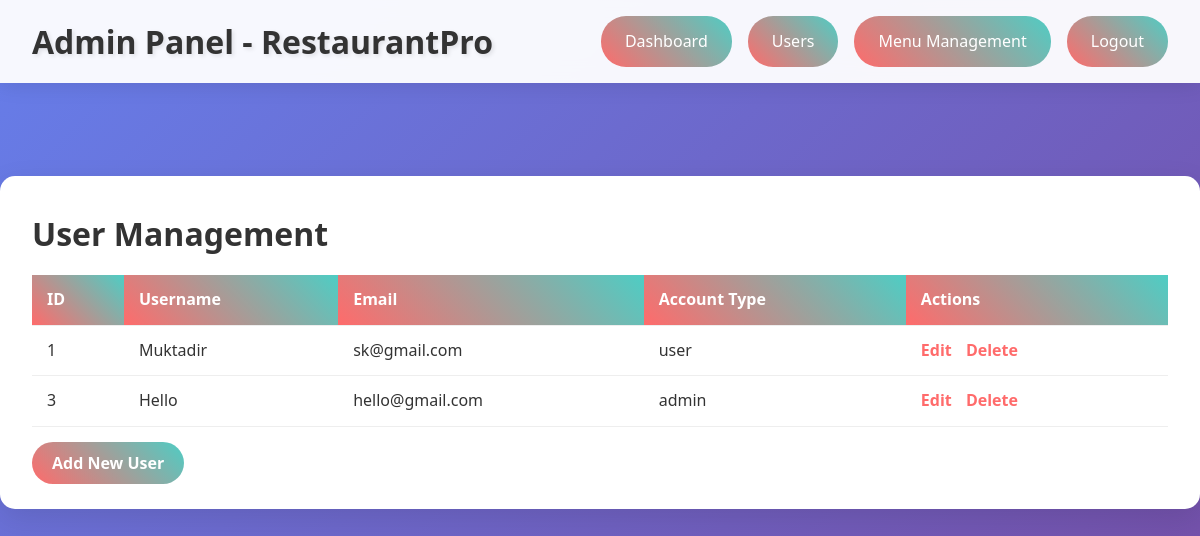
Page /View/userlist.php (signed in) on the committed database.
### tables this page shows
CREATE TABLE `users` (
  `id` int(100) NOT NULL,
  `username` varchar(50) NOT NULL,
  `email` varchar(50) NOT NULL,
  `password` varchar(255) NOT NULL,
  `account_type` enum('user','admin') NOT NULL,
  `question` varchar(200) NOT NULL,
  `answer` varchar(100) NOT NULL,
  `balance` int(11) DEFAULT 0,
  `accepted_terms` tinyint(1) NOT NULL DEFAULT 0
);

### Model/userModel.php (called while the page is built, shortened)
<?php
    function getAllUser(){
        $con = getConnection();
        $sql = "select * from users";
        $result = mysqli_query($con, $sql);
        $users = [];
        while($row = mysqli_fetch_assoc($result)){
            array_push($users, $row);
        }
        return $users;
    }
?>

### View/userlist.php (the view, shortened to what this page needs)
<?php
require_once('../model/userModel.php');
$users = getAllUser();
?>
<!DOCTYPE html>
<html lang="en">
<head>
<link rel="stylesheet" href="../asset/css/landingpage.css" />
</head>
<body>
<header>
  <div class="header-content">
    <div class="logo">Admin Panel - RestaurantPro</div>
    <div class="nav-buttons">
      <a href="home.php" class="nav-btn">Dashboard</a>
      <a href="userlist.php" class="nav-btn">Users</a>
      <a href="menu_management.php" class="nav-btn">Menu Management</a>
      <a href="../controller/logout.php" class="nav-btn">Logout</a>
    </div>
  </div>
</header>
<div class="topbar-spacer"></div>
<main>
  <h1>User Management</h1>
  <table>
    <thead>
      <tr>
        <th>ID</th><th>Username</th><th>Email</th><th>Account Type</th><th>Actions</th>
      </tr>
    </thead>
    <tbody>
      <?php foreach ($users as $user): ?>
      <tr>
        <td><?= htmlspecialchars($user['id']) ?></td>
        <td><?= htmlspecialchars($user['username']) ?></td>
        <td><?= htmlspecialchars($user['email']) ?></td>
        <td><?= htmlspecialchars($user['account_type']) ?></td>
        <td>
          <a href="editUser.php?id=<?= htmlspecialchars($user['id']) ?>" class="action-link">Edit</a>
          <a href="deleteUser.php?id=<?= htmlspecialchars($user['id']) ?>" class="action-link" onclick="return confirm('Are you sure you want to delete this user?');">Delete</a>
        </td>
      </tr>
      <?php endforeach; ?>
    </tbody>
  </table>
  <p style="margin-top: 1.5rem;">
    <a href="addUser.php" class="cta-btn primary" style="padding: 10px 20px; font-size: 1rem;">Add New User</a>
    <a href="home.php" class="cta-btn" style="padding: 10px 20px; font-size: 1rem; margin-left: 10px;">Back to Dashboard</a>
  </p>
</main>
</body>
</html>

### Asset/css/landingpage.css (style rules this page uses)
* { margin: 0; padding: 0; box-sizing: border-box; }
body { font-family: 'Segoe UI', Tahoma, Geneva, Verdana, sans-serif; line-height: 1.6; color: #333; background: linear-gradient(135deg, #667eea 0%, #764ba2 100%); min-height: 100vh; }
header { background: rgba(255, 255, 255, 0.95); backdrop-filter: blur(10px); padding: 1rem 2rem; position: fixed; width: 100%; top: 0; z-index: 1000; box-shadow: 0 2px 20px rgba(0, 0, 0, 0.1); transition: all 0.3s ease; }
.header-content { display: flex; justify-content: space-between; align-items: center; max-width: 1200px; margin: 0 auto; }
.logo { font-size: 2rem; font-weight: bold; text-shadow: 2px 2px 4px rgba(0, 0, 0, 0.1); }
.nav-buttons { display: flex; gap: 1rem; }
.nav-btn { padding: 0.8rem 1.5rem; background: linear-gradient(45deg, #ff6b6b, #4ecdc4); color: white; text-decoration: none; border-radius: 25px; transition: all 0.3s ease; font-weight: 500; overflow: hidden; }
.nav-btn::before { content: ''; position: absolute; top: 0; left: -100%; width: 100%; height: 100%; background: linear-gradient(45deg, #4ecdc4, #ff6b6b); transition: left 0.3s ease; z-index: -1; }
.cta-btn { padding: 1rem 2rem; background: rgba(255, 255, 255, 0.2); color: white; text-decoration: none; border-radius: 30px; backdrop-filter: blur(10px); border: 2px solid rgba(255, 255, 255, 0.3); transition: all 0.3s ease; font-weight: 600; font-size: 1.1rem; }
.cta-btn.primary { background: linear-gradient(45deg, #ff6b6b, #4ecdc4); border: none; }

### View/userlist.php (style rules this page uses)
main { max-width: 1200px; margin: 6rem auto 3rem; background: white; padding: 2rem; border-radius: 15px; box-shadow: 0 10px 30px rgba(0,0,0,0.1); }
table { width: 100%; border-collapse: collapse; margin-top: 1rem; }
th, td { padding: 12px 15px; border-bottom: 1px solid #eee; text-align: left; }
th { background: linear-gradient(45deg, #ff6b6b, #4ecdc4); color: white; font-weight: 600; }
a.action-link { color: #ff6b6b; font-weight: 600; margin-right: 10px; text-decoration: none; }
.topbar-spacer { height: 80px; }

### rows in the picture
users: id "1", username "Muktadir", email "sk@gmail.com", account_type "user"
users: id "3", username "Hello", email "hello@gmail.com", account_type "admin"
